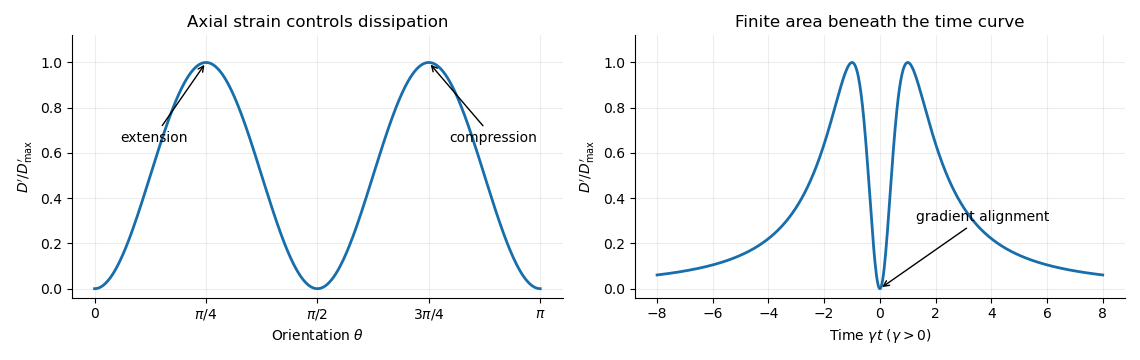

The Python source for this figure:
"""Generate paper-329-rod-dissipation.png in the caller's working directory."""
from pathlib import Path
import os
os.environ.setdefault('MPLCONFIGDIR',str(Path.cwd()/'.matplotlib-cache'))
import matplotlib
matplotlib.use('Agg')
import matplotlib.pyplot as plt
import numpy as np
fig,ax=plt.subplots(1,2,figsize=(11.4,3.6),dpi=100,facecolor='white')
theta=np.linspace(0,np.pi,601)
ax[0].plot(theta,np.sin(2*theta)**2,lw=2,color='#176eab')
ax[0].set(xticks=np.arange(5)*np.pi/4,xticklabels=['0',r'$\pi/4$',r'$\pi/2$',r'$3\pi/4$',r'$\pi$'],xlabel=r'Orientation $\theta$',ylabel=r'$D^\prime / D^\prime_{\max}$',title='Axial strain controls dissipation',ylim=(-.04,1.12))
ax[0].annotate('extension',(np.pi/4,1),xytext=(.18,.65),arrowprops={'arrowstyle':'->'})
ax[0].annotate('compression',(3*np.pi/4,1),xytext=(2.5,.65),arrowprops={'arrowstyle':'->'})
tau=np.linspace(-8,8,1001)
ax[1].plot(tau,4*tau**2/(1+tau**2)**2,lw=2,color='#176eab')
ax[1].set(xlabel=r'Time $\gamma t$ ($\gamma>0$)',ylabel=r'$D^\prime / D^\prime_{\max}$',title='Finite area beneath the time curve',ylim=(-.04,1.12))
ax[1].annotate('gradient alignment',(0,0),xytext=(1.3,.3),arrowprops={'arrowstyle':'->'})
for a in ax:a.grid(alpha=.22);a.spines[['top','right']].set_visible(False)
fig.tight_layout()
fig.savefig('paper-329-rod-dissipation.png',facecolor='white',transparent=False)
